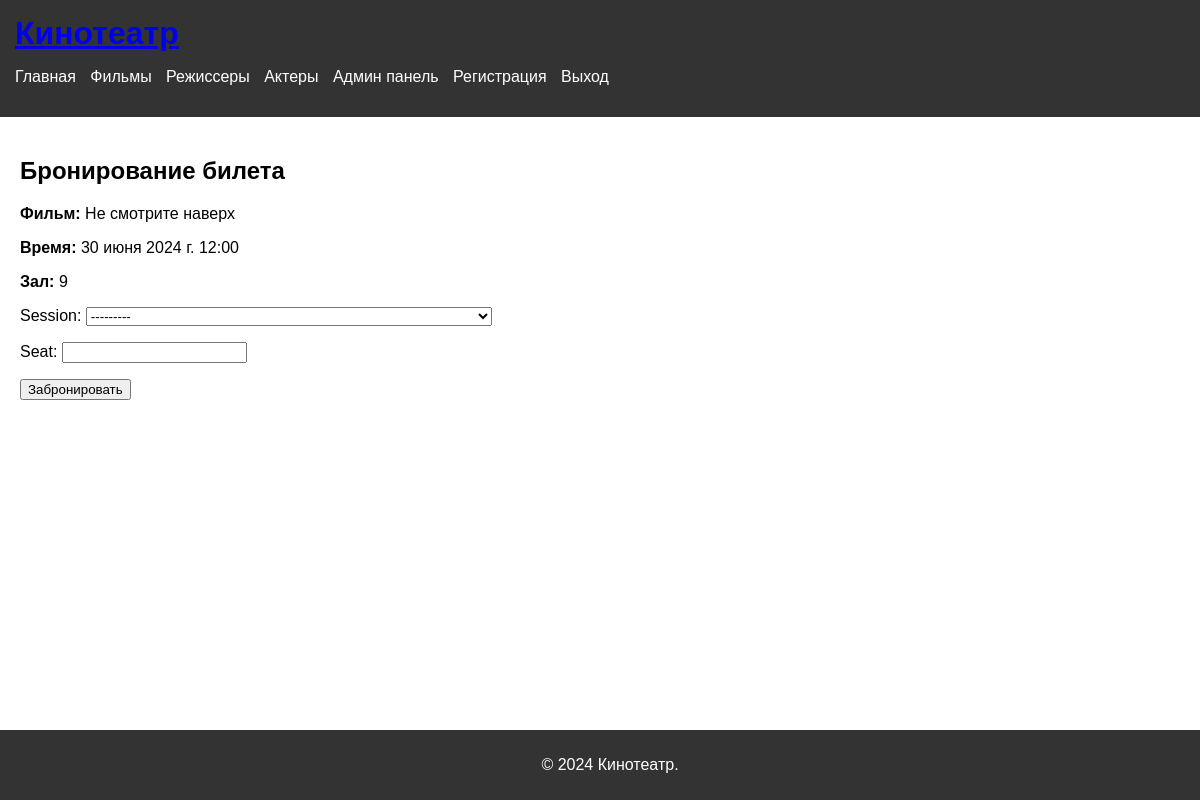
Screenshot of /book/1/ (signed in) with the database file from the repository.
### kinoteatr/models.py (models this page shows, shortened)
class Session(models.Model):
    movie = models.ForeignKey(Movie, on_delete=models.CASCADE)
    time = models.DateTimeField()
    hall = models.CharField(max_length=100)
    def __str__(self):
        return f'{self.movie.title} - {self.time}'

class Movie(models.Model):
    title = models.CharField(max_length=200)
    description = models.TextField(max_length=500)
    genre = models.ForeignKey(Genre, on_delete=models.CASCADE)
    director = models.ForeignKey(Director, on_delete=models.CASCADE)
    actor = models.ManyToManyField(Actor)
    poster = models.ImageField(upload_to='media/fotoposter')

### kinoteatr/views.py (the view)
# urls.py: path('book/<int:session_id>/', views.book_ticket, name='book_ticket'),
@login_required
def book_ticket(request, session_id):
    session = get_object_or_404(Session, pk=session_id)
    if request.method == 'POST':
        form = TicketBooking(request.POST)
        if form.is_valid():
            seat = form.cleaned_data['seat']
            if not Ticket.objects.filter(session=session, seat=seat).exists():
                ticket = form.save(commit=False)
                ticket.user = request.user
                ticket.session = session
                ticket.save()
                return HttpResponseRedirect(reverse('session_detail', args=[session_id]))
            else:
                form.add_error('seat', 'Это место уже занято.')
    else:
        form = TicketBooking()
    return render(request, 'cinema/book_ticket.html', {'form': form, 'session': session})

### kinoteatr/forms.py
class TicketBooking(forms.ModelForm):
    class Meta:
        model = Ticket
        fields = ['session', 'seat']

### kinoteatr/templates/cinema/book_ticket.html (shortened to what this page needs)
{% extends 'cinema/base.html' %}
{% block content %}
<h2>Бронирование билета</h2>
<p><strong>Фильм:</strong> {{ session.movie.title }}</p>
<p><strong>Время:</strong> {{ session.time }}</p>
<p><strong>Зал:</strong> {{ session.hall }}</p>
<form method="post">
    {{ form.as_p }}
    <button type="submit">Забронировать</button>
</form>
{% endblock %}

### static/styles.css (style rules this page uses)
body { font-family: Arial, sans-serif; margin: 0; padding: 0; display: flex; flex-direction: column; min-height: 100vh; }

### rows the page displays
Session: movie "Не смотрите наверх", time "30 июня 2024 г. 12:00", hall "9"
